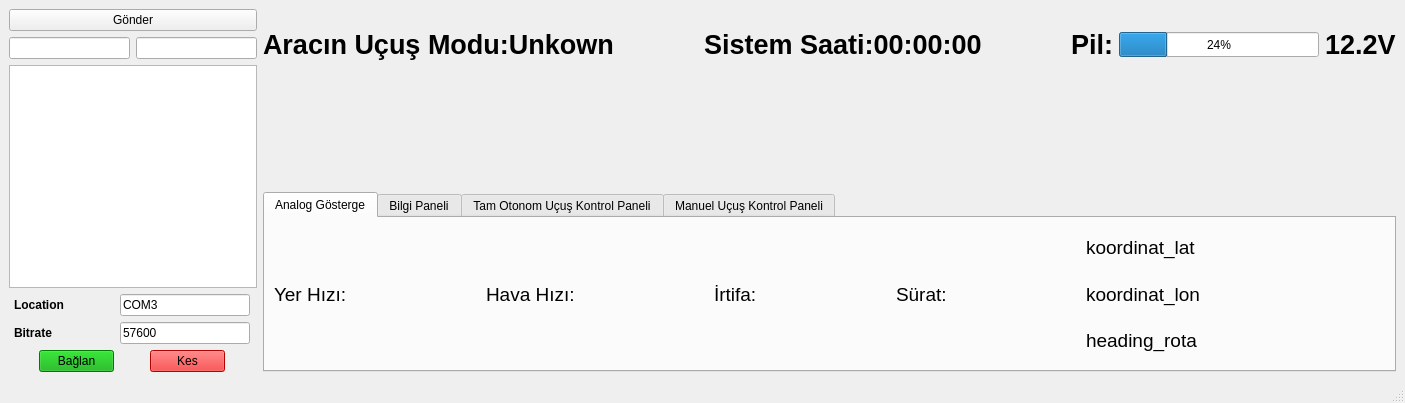
<?xml version="1.0" encoding="UTF-8"?>
<ui version="4.0">
 <class>MainWindow</class>
 <widget class="QMainWindow" name="MainWindow">
  <property name="geometry">
   <rect>
    <x>0</x>
    <y>0</y>
    <width>1405</width>
    <height>403</height>
   </rect>
  </property>
  <property name="windowTitle">
   <string>MainWindow</string>
  </property>
  <property name="styleSheet">
   <string notr="true"/>
  </property>
  <widget class="QWidget" name="main_widget">
   <property name="enabled">
    <bool>true</bool>
   </property>
   <layout class="QVBoxLayout" name="verticalLayout_5">
    <item>
     <layout class="QHBoxLayout" name="horizontalLayout_7">
      <item>
       <layout class="QVBoxLayout" name="verticalLayout_3">
        <item>
         <widget class="QPushButton" name="pushButton_5">
          <property name="maximumSize">
           <size>
            <width>300</width>
            <height>16777215</height>
           </size>
          </property>
          <property name="text">
           <string>Gönder</string>
          </property>
         </widget>
        </item>
        <item>
         <layout class="QHBoxLayout" name="horizontalLayout_21">
          <item>
           <widget class="QLineEdit" name="lineEdit">
            <property name="maximumSize">
             <size>
              <width>300</width>
              <height>16777215</height>
             </size>
            </property>
           </widget>
          </item>
          <item>
           <widget class="QLineEdit" name="lineEdit_2">
            <property name="maximumSize">
             <size>
              <width>300</width>
              <height>16777215</height>
             </size>
            </property>
           </widget>
          </item>
         </layout>
        </item>
        <item>
         <widget class="QListWidget" name="listWidget">
          <property name="minimumSize">
           <size>
            <width>150</width>
            <height>0</height>
           </size>
          </property>
         </widget>
        </item>
        <item>
         <layout class="QVBoxLayout" name="verticalLayout_6">
          <item>
           <layout class="QHBoxLayout" name="horizontalLayout_16">
            <item>
             <widget class="QLabel" name="label_8">
              <property name="minimumSize">
               <size>
                <width>95</width>
                <height>0</height>
               </size>
              </property>
              <property name="maximumSize">
               <size>
                <width>95</width>
                <height>16777215</height>
               </size>
              </property>
              <property name="font">
               <font>
                <weight>75</weight>
                <bold>true</bold>
               </font>
              </property>
              <property name="text">
               <string>Location</string>
              </property>
             </widget>
            </item>
            <item>
             <widget class="QLineEdit" name="lineEdit_9">
              <property name="minimumSize">
               <size>
                <width>130</width>
                <height>0</height>
               </size>
              </property>
              <property name="maximumSize">
               <size>
                <width>130</width>
                <height>16777215</height>
               </size>
              </property>
              <property name="text">
               <string>COM3</string>
              </property>
             </widget>
            </item>
           </layout>
          </item>
          <item>
           <layout class="QHBoxLayout" name="horizontalLayout_17">
            <item>
             <widget class="QLabel" name="label_9">
              <property name="minimumSize">
               <size>
                <width>95</width>
                <height>0</height>
               </size>
              </property>
              <property name="maximumSize">
               <size>
                <width>95</width>
                <height>16777215</height>
               </size>
              </property>
              <property name="font">
               <font>
                <weight>75</weight>
                <bold>true</bold>
               </font>
              </property>
              <property name="text">
               <string>Bitrate</string>
              </property>
             </widget>
            </item>
            <item>
             <widget class="QLineEdit" name="lineEdit_10">
              <property name="minimumSize">
               <size>
                <width>130</width>
                <height>0</height>
               </size>
              </property>
              <property name="maximumSize">
               <size>
                <width>130</width>
                <height>16777215</height>
               </size>
              </property>
              <property name="text">
               <string>57600</string>
              </property>
             </widget>
            </item>
           </layout>
          </item>
          <item>
           <layout class="QHBoxLayout" name="horizontalLayout_20">
            <item>
             <widget class="QPushButton" name="baglan_button">
              <property name="minimumSize">
               <size>
                <width>75</width>
                <height>0</height>
               </size>
              </property>
              <property name="maximumSize">
               <size>
                <width>75</width>
                <height>16777215</height>
               </size>
              </property>
              <property name="styleSheet">
               <string notr="true">background-color: rgb(0, 170, 0);</string>
              </property>
              <property name="text">
               <string>Bağlan</string>
              </property>
             </widget>
            </item>
            <item>
             <widget class="QPushButton" name="kes_button">
              <property name="minimumSize">
               <size>
                <width>75</width>
                <height>0</height>
               </size>
              </property>
              <property name="maximumSize">
               <size>
                <width>75</width>
                <height>16777215</height>
               </size>
              </property>
              <property name="styleSheet">
               <string notr="true">background-color: rgb(255, 0, 0);</string>
              </property>
              <property name="text">
               <string>Kes</string>
              </property>
             </widget>
            </item>
           </layout>
          </item>
         </layout>
        </item>
       </layout>
      </item>
      <item>
       <layout class="QVBoxLayout" name="verticalLayout_2">
        <item>
         <layout class="QHBoxLayout" name="horizontalLayout_5">
          <item>
           <widget class="QLabel" name="ucus_modu_label">
            <property name="minimumSize">
             <size>
              <width>0</width>
              <height>45</height>
             </size>
            </property>
            <property name="font">
             <font>
              <pointsize>20</pointsize>
              <weight>75</weight>
              <bold>true</bold>
             </font>
            </property>
            <property name="text">
             <string>Aracın Uçuş Modu:Unkown</string>
            </property>
           </widget>
          </item>
          <item>
           <spacer name="horizontalSpacer_4">
            <property name="orientation">
             <enum>Qt::Horizontal</enum>
            </property>
            <property name="sizeHint" stdset="0">
             <size>
              <width>40</width>
              <height>20</height>
             </size>
            </property>
           </spacer>
          </item>
          <item>
           <widget class="QLabel" name="ui_time_label">
            <property name="minimumSize">
             <size>
              <width>0</width>
              <height>45</height>
             </size>
            </property>
            <property name="font">
             <font>
              <pointsize>20</pointsize>
              <weight>75</weight>
              <bold>true</bold>
             </font>
            </property>
            <property name="text">
             <string>Sistem Saati:00:00:00</string>
            </property>
           </widget>
          </item>
          <item>
           <spacer name="horizontalSpacer_3">
            <property name="orientation">
             <enum>Qt::Horizontal</enum>
            </property>
            <property name="sizeHint" stdset="0">
             <size>
              <width>40</width>
              <height>20</height>
             </size>
            </property>
           </spacer>
          </item>
          <item>
           <widget class="QLabel" name="label_7">
            <property name="font">
             <font>
              <pointsize>20</pointsize>
              <weight>75</weight>
              <bold>true</bold>
             </font>
            </property>
            <property name="text">
             <string>Pil:</string>
            </property>
           </widget>
          </item>
          <item>
           <widget class="QProgressBar" name="pil_seviyesi_pbar">
            <property name="minimumSize">
             <size>
              <width>200</width>
              <height>25</height>
             </size>
            </property>
            <property name="value">
             <number>24</number>
            </property>
           </widget>
          </item>
          <item>
           <widget class="QLabel" name="pil_voltaji_label">
            <property name="font">
             <font>
              <pointsize>20</pointsize>
              <weight>75</weight>
              <bold>true</bold>
             </font>
            </property>
            <property name="text">
             <string>12.2V</string>
            </property>
           </widget>
          </item>
         </layout>
        </item>
        <item>
         <layout class="QHBoxLayout" name="horizontalLayout">
          <item>
           <widget class="QLabel" name="image_label">
            <property name="minimumSize">
             <size>
              <width>100</width>
              <height>100</height>
             </size>
            </property>
            <property name="text">
             <string/>
            </property>
           </widget>
          </item>
          <item>
           <layout class="QHBoxLayout" name="layout_map"/>
          </item>
         </layout>
        </item>
        <item>
         <widget class="QTabWidget" name="tabWidget">
          <property name="minimumSize">
           <size>
            <width>0</width>
            <height>175</height>
           </size>
          </property>
          <property name="maximumSize">
           <size>
            <width>16777215</width>
            <height>180</height>
           </size>
          </property>
          <property name="mouseTracking">
           <bool>false</bool>
          </property>
          <property name="currentIndex">
           <number>0</number>
          </property>
          <widget class="QWidget" name="tab_4">
           <attribute name="title">
            <string>Analog Gösterge</string>
           </attribute>
           <layout class="QHBoxLayout" name="horizontalLayout_11">
            <item>
             <layout class="QHBoxLayout" name="horizontalLayout_10">
              <item>
               <layout class="QHBoxLayout" name="horizontalLayout_13">
                <item>
                 <widget class="QLabel" name="yer_hizi_label">
                  <property name="minimumSize">
                   <size>
                    <width>0</width>
                    <height>0</height>
                   </size>
                  </property>
                  <property name="maximumSize">
                   <size>
                    <width>90</width>
                    <height>16777215</height>
                   </size>
                  </property>
                  <property name="font">
                   <font>
                    <pointsize>14</pointsize>
                    <weight>50</weight>
                    <bold>false</bold>
                   </font>
                  </property>
                  <property name="contextMenuPolicy">
                   <enum>Qt::DefaultContextMenu</enum>
                  </property>
                  <property name="acceptDrops">
                   <bool>false</bool>
                  </property>
                  <property name="layoutDirection">
                   <enum>Qt::LeftToRight</enum>
                  </property>
                  <property name="autoFillBackground">
                   <bool>false</bool>
                  </property>
                  <property name="text">
                   <string>Yer Hızı:</string>
                  </property>
                  <property name="textFormat">
                   <enum>Qt::AutoText</enum>
                  </property>
                  <property name="wordWrap">
                   <bool>false</bool>
                  </property>
                  <property name="margin">
                   <number>0</number>
                  </property>
                 </widget>
                </item>
                <item>
                 <widget class="AnalogGaugeWidget" name="gauge_1" native="true">
                  <property name="minimumSize">
                   <size>
                    <width>127</width>
                    <height>0</height>
                   </size>
                  </property>
                 </widget>
                </item>
               </layout>
              </item>
              <item>
               <layout class="QHBoxLayout" name="horizontalLayout_15">
                <item>
                 <widget class="QLabel" name="yer_hizi_label_3">
                  <property name="minimumSize">
                   <size>
                    <width>0</width>
                    <height>0</height>
                   </size>
                  </property>
                  <property name="maximumSize">
                   <size>
                    <width>90</width>
                    <height>16777215</height>
                   </size>
                  </property>
                  <property name="font">
                   <font>
                    <pointsize>14</pointsize>
                    <weight>50</weight>
                    <bold>false</bold>
                   </font>
                  </property>
                  <property name="contextMenuPolicy">
                   <enum>Qt::DefaultContextMenu</enum>
                  </property>
                  <property name="acceptDrops">
                   <bool>false</bool>
                  </property>
                  <property name="layoutDirection">
                   <enum>Qt::LeftToRight</enum>
                  </property>
                  <property name="autoFillBackground">
                   <bool>false</bool>
                  </property>
                  <property name="text">
                   <string>Hava Hızı:</string>
                  </property>
                  <property name="textFormat">
                   <enum>Qt::AutoText</enum>
                  </property>
                  <property name="wordWrap">
                   <bool>false</bool>
                  </property>
                  <property name="margin">
                   <number>0</number>
                  </property>
                 </widget>
                </item>
                <item>
                 <widget class="AnalogGaugeWidget" name="gauge_2" native="true">
                  <property name="minimumSize">
                   <size>
                    <width>127</width>
                    <height>0</height>
                   </size>
                  </property>
                 </widget>
                </item>
               </layout>
              </item>
              <item>
               <layout class="QHBoxLayout" name="horizontalLayout_14">
                <item>
                 <widget class="QLabel" name="yer_hizi_label_2">
                  <property name="minimumSize">
                   <size>
                    <width>0</width>
                    <height>0</height>
                   </size>
                  </property>
                  <property name="maximumSize">
                   <size>
                    <width>90</width>
                    <height>16777215</height>
                   </size>
                  </property>
                  <property name="font">
                   <font>
                    <pointsize>14</pointsize>
                    <weight>50</weight>
                    <bold>false</bold>
                   </font>
                  </property>
                  <property name="contextMenuPolicy">
                   <enum>Qt::DefaultContextMenu</enum>
                  </property>
                  <property name="acceptDrops">
                   <bool>false</bool>
                  </property>
                  <property name="layoutDirection">
                   <enum>Qt::LeftToRight</enum>
                  </property>
                  <property name="autoFillBackground">
                   <bool>false</bool>
                  </property>
                  <property name="text">
                   <string>İrtifa:</string>
                  </property>
                  <property name="textFormat">
                   <enum>Qt::AutoText</enum>
                  </property>
                  <property name="wordWrap">
                   <bool>false</bool>
                  </property>
                  <property name="margin">
                   <number>0</number>
                  </property>
                 </widget>
                </item>
                <item>
                 <widget class="AnalogGaugeWidget" name="gauge_3" native="true">
                  <property name="minimumSize">
                   <size>
                    <width>127</width>
                    <height>0</height>
                   </size>
                  </property>
                 </widget>
                </item>
               </layout>
              </item>
              <item>
               <layout class="QHBoxLayout" name="horizontalLayout_18">
                <item>
                 <widget class="QLabel" name="yer_hizi_label_4">
                  <property name="minimumSize">
                   <size>
                    <width>0</width>
                    <height>0</height>
                   </size>
                  </property>
                  <property name="maximumSize">
                   <size>
                    <width>90</width>
                    <height>16777215</height>
                   </size>
                  </property>
                  <property name="font">
                   <font>
                    <pointsize>14</pointsize>
                    <weight>50</weight>
                    <bold>false</bold>
                   </font>
                  </property>
                  <property name="contextMenuPolicy">
                   <enum>Qt::DefaultContextMenu</enum>
                  </property>
                  <property name="acceptDrops">
                   <bool>false</bool>
                  </property>
                  <property name="layoutDirection">
                   <enum>Qt::LeftToRight</enum>
                  </property>
                  <property name="autoFillBackground">
                   <bool>false</bool>
                  </property>
                  <property name="text">
                   <string>Sürat:</string>
                  </property>
                  <property name="textFormat">
                   <enum>Qt::AutoText</enum>
                  </property>
                  <property name="wordWrap">
                   <bool>false</bool>
                  </property>
                  <property name="margin">
                   <number>0</number>
                  </property>
                 </widget>
                </item>
                <item>
                 <widget class="AnalogGaugeWidget" name="gauge_4" native="true">
                  <property name="minimumSize">
                   <size>
                    <width>127</width>
                    <height>0</height>
                   </size>
                  </property>
                 </widget>
                </item>
               </layout>
              </item>
              <item>
               <layout class="QVBoxLayout" name="verticalLayout_7">
                <item>
                 <widget class="QLabel" name="coordinate_lat_label">
                  <property name="minimumSize">
                   <size>
                    <width>250</width>
                    <height>0</height>
                   </size>
                  </property>
                  <property name="maximumSize">
                   <size>
                    <width>190</width>
                    <height>16777215</height>
                   </size>
                  </property>
                  <property name="font">
                   <font>
                    <pointsize>14</pointsize>
                    <weight>50</weight>
                    <bold>false</bold>
                   </font>
                  </property>
                  <property name="text">
                   <string>koordinat_lat</string>
                  </property>
                 </widget>
                </item>
                <item>
                 <widget class="QLabel" name="coordinate_lon_label">
                  <property name="minimumSize">
                   <size>
                    <width>250</width>
                    <height>0</height>
                   </size>
                  </property>
                  <property name="maximumSize">
                   <size>
                    <width>190</width>
                    <height>16777215</height>
                   </size>
                  </property>
                  <property name="font">
                   <font>
                    <pointsize>14</pointsize>
                    <weight>50</weight>
                    <bold>false</bold>
                   </font>
                  </property>
                  <property name="text">
                   <string>koordinat_lon</string>
                  </property>
                 </widget>
                </item>
                <item>
                 <widget class="QLabel" name="heading_label">
                  <property name="minimumSize">
                   <size>
                    <width>250</width>
                    <height>0</height>
                   </size>
                  </property>
                  <property name="maximumSize">
                   <size>
                    <width>190</width>
                    <height>16777215</height>
                   </size>
                  </property>
                  <property name="font">
                   <font>
                    <pointsize>14</pointsize>
                    <weight>50</weight>
                    <bold>false</bold>
                   </font>
                  </property>
                  <property name="text">
                   <string>heading_rota</string>
                  </property>
                 </widget>
                </item>
               </layout>
              </item>
              <item>
               <spacer name="horizontalSpacer_2">
                <property name="orientation">
                 <enum>Qt::Horizontal</enum>
                </property>
                <property name="sizeHint" stdset="0">
                 <size>
                  <width>57</width>
                  <height>129</height>
                 </size>
                </property>
               </spacer>
              </item>
             </layout>
            </item>
           </layout>
          </widget>
          <widget class="QWidget" name="tab">
           <attribute name="title">
            <string>Bilgi Paneli</string>
           </attribute>
           <layout class="QHBoxLayout" name="horizontalLayout_19">
            <item>
             <layout class="QVBoxLayout" name="verticalLayout_8">
              <item>
               <widget class="QLabel" name="heartbeat_label">
                <property name="minimumSize">
                 <size>
                  <width>190</width>
                  <height>0</height>
                 </size>
                </property>
                <property name="maximumSize">
                 <size>
                  <width>190</width>
                  <height>16777215</height>
                 </size>
                </property>
                <property name="font">
                 <font>
                  <pointsize>14</pointsize>
                  <weight>50</weight>
                  <bold>false</bold>
                 </font>
                </property>
                <property name="text">
                 <string>last_heartbeat</string>
                </property>
               </widget>
              </item>
              <item>
               <widget class="QLabel" name="telemetri_range_label">
                <property name="minimumSize">
                 <size>
                  <width>190</width>
                  <height>0</height>
                 </size>
                </property>
                <property name="maximumSize">
                 <size>
                  <width>190</width>
                  <height>16777215</height>
                 </size>
                </property>
                <property name="font">
                 <font>
                  <pointsize>14</pointsize>
                  <weight>50</weight>
                  <bold>false</bold>
                 </font>
                </property>
                <property name="text">
                 <string>telemetrimenzil</string>
                </property>
               </widget>
              </item>
              <item>
               <widget class="QLabel" name="telemetri_volt_label">
                <property name="minimumSize">
                 <size>
                  <width>190</width>
                  <height>0</height>
                 </size>
                </property>
                <property name="maximumSize">
                 <size>
                  <width>190</width>
                  <height>16777215</height>
                 </size>
                </property>
                <property name="font">
                 <font>
                  <pointsize>14</pointsize>
                  <weight>50</weight>
                  <bold>false</bold>
                 </font>
                </property>
                <property name="text">
                 <string>telemetri voltaj</string>
                </property>
               </widget>
              </item>
             </layout>
            </item>
            <item>
             <spacer name="horizontalSpacer_6">
              <property name="orientation">
               <enum>Qt::Horizontal</enum>
              </property>
              <property name="sizeHint" stdset="0">
               <size>
                <width>905</width>
                <height>20</height>
               </size>
              </property>
             </spacer>
            </item>
           </layout>
          </widget>
          <widget class="QWidget" name="kontrol_paneli">
           <attribute name="title">
            <string>Tam Otonom Uçuş Kontrol Paneli</string>
           </attribute>
           <layout class="QHBoxLayout" name="horizontalLayout_12">
            <item>
             <layout class="QHBoxLayout" name="horizontalLayout_9">
              <item>
               <layout class="QVBoxLayout" name="verticalLayout">
                <item>
                 <layout class="QHBoxLayout" name="horizontalLayout_4">
                  <item>
                   <widget class="QLabel" name="label_4">
                    <property name="maximumSize">
                     <size>
                      <width>140</width>
                      <height>16777215</height>
                     </size>
                    </property>
                    <property name="font">
                     <font>
                      <pointsize>8</pointsize>
                      <weight>75</weight>
                      <bold>true</bold>
                     </font>
                    </property>
                    <property name="text">
                     <string>Koordinat Gönder</string>
                    </property>
                   </widget>
                  </item>
                  <item>
                   <widget class="QLineEdit" name="lineEdit_8">
                    <property name="maximumSize">
                     <size>
                      <width>65</width>
                      <height>16777215</height>
                     </size>
                    </property>
                   </widget>
                  </item>
                  <item>
                   <widget class="QLineEdit" name="lineEdit_5">
                    <property name="maximumSize">
                     <size>
                      <width>65</width>
                      <height>16777215</height>
                     </size>
                    </property>
                   </widget>
                  </item>
                  <item>
                   <widget class="QPushButton" name="pushButton_3">
                    <property name="maximumSize">
                     <size>
                      <width>75</width>
                      <height>16777215</height>
                     </size>
                    </property>
                    <property name="text">
                     <string>Gönder</string>
                    </property>
                   </widget>
                  </item>
                 </layout>
                </item>
                <item>
                 <layout class="QHBoxLayout" name="horizontalLayout_2">
                  <item>
                   <widget class="QLabel" name="label_2">
                    <property name="maximumSize">
                     <size>
                      <width>140</width>
                      <height>16777215</height>
                     </size>
                    </property>
                    <property name="font">
                     <font>
                      <weight>75</weight>
                      <bold>true</bold>
                     </font>
                    </property>
                    <property name="text">
                     <string>Hız Degeri Gönder</string>
                    </property>
                   </widget>
                  </item>
                  <item>
                   <widget class="QLineEdit" name="lineEdit_3">
                    <property name="maximumSize">
                     <size>
                      <width>136</width>
                      <height>16777215</height>
                     </size>
                    </property>
                   </widget>
                  </item>
                  <item>
                   <widget class="QPushButton" name="pushButton">
                    <property name="maximumSize">
                     <size>
                      <width>75</width>
                      <height>16777215</height>
                     </size>
                    </property>
                    <property name="text">
                     <string>Gönder</string>
                    </property>
                   </widget>
                  </item>
                 </layout>
                </item>
                <item>
                 <layout class="QHBoxLayout" name="horizontalLayout_3">
                  <item>
                   <widget class="QLabel" name="label_3">
                    <property name="maximumSize">
                     <size>
                      <width>140</width>
                      <height>16777215</height>
                     </size>
                    </property>
                    <property name="font">
                     <font>
                      <weight>75</weight>
                      <bold>true</bold>
                     </font>
                    </property>
                    <property name="text">
                     <string>İrtifa</string>
                    </property>
                   </widget>
                  </item>
                  <item>
                   <widget class="QLineEdit" name="lineEdit_4">
                    <property name="maximumSize">
                     <size>
                      <width>136</width>
                      <height>16777215</height>
                     </size>
                    </property>
                   </widget>
                  </item>
                  <item>
                   <widget class="QPushButton" name="pushButton_2">
                    <property name="maximumSize">
                     <size>
                      <width>75</width>
                      <height>16777215</height>
                     </size>
                    </property>
                    <property name="text">
                     <string>Gönder</string>
                    </property>
                   </widget>
                  </item>
                 </layout>
                </item>
               </layout>
              </item>
              <item>
               <layout class="QVBoxLayout" name="verticalLayout_4">
                <item>
                 <layout class="QHBoxLayout" name="horizontalLayout_6">
                  <item>
                   <widget class="QLabel" name="label_6">
                    <property name="maximumSize">
                     <size>
                      <width>140</width>
                      <height>16777215</height>
                     </size>
                    </property>
                    <property name="font">
                     <font>
                      <weight>75</weight>
                      <bold>true</bold>
                     </font>
                    </property>
                    <property name="text">
                     <string>Uçuş Modu</string>
                    </property>
                   </widget>
                  </item>
                  <item>
                   <widget class="QPushButton" name="pushButton_4">
                    <property name="minimumSize">
                     <size>
                      <width>75</width>
                      <height>23</height>
                     </size>
                    </property>
                    <property name="maximumSize">
                     <size>
                      <width>75</width>
                      <height>23</height>
                     </size>
                    </property>
                    <property name="text">
                     <string>Onayla</string>
                    </property>
                   </widget>
                  </item>
                 </layout>
                </item>
                <item>
                 <widget class="QRadioButton" name="radioButton_2">
                  <property name="maximumSize">
                   <size>
                    <width>140</width>
                    <height>16777215</height>
                   </size>
                  </property>
                  <property name="text">
                   <string>Otonom Kalkış</string>
                  </property>
                 </widget>
                </item>
                <item>
                 <widget class="QRadioButton" name="radioButton">
                  <property name="maximumSize">
                   <size>
                    <width>140</width>
                    <height>16777215</height>
                   </size>
                  </property>
                  <property name="text">
                   <string>Otonom İniş</string>
                  </property>
                 </widget>
                </item>
                <item>
                 <widget class="QRadioButton" name="radioButton_3">
                  <property name="maximumSize">
                   <size>
                    <width>140</width>
                    <height>16777215</height>
                   </size>
                  </property>
                  <property name="text">
                   <string>Bul ve Takip Et</string>
                  </property>
                 </widget>
                </item>
                <item>
                 <widget class="QRadioButton" name="radioButton_4">
                  <property name="maximumSize">
                   <size>
                    <width>140</width>
                    <height>16777215</height>
                   </size>
                  </property>
                  <property name="text">
                   <string>Kamikaze</string>
                  </property>
                 </widget>
                </item>
                <item>
                 <layout class="QHBoxLayout" name="horizontalLayout_8">
                  <item>
                   <widget class="QLineEdit" name="lineEdit_7">
                    <property name="maximumSize">
                     <size>
                      <width>66</width>
                      <height>16777215</height>
                     </size>
                    </property>
                   </widget>
                  </item>
                  <item>
                   <widget class="QLineEdit" name="lineEdit_6">
                    <property name="maximumSize">
                     <size>
                      <width>66</width>
                      <height>16777215</height>
                     </size>
                    </property>
                   </widget>
                  </item>
                 </layout>
                </item>
               </layout>
              </item>
              <item>
               <spacer name="horizontalSpacer">
                <property name="orientation">
                 <enum>Qt::Horizontal</enum>
                </property>
                <property name="sizeHint" stdset="0">
                 <size>
                  <width>40</width>
                  <height>20</height>
                 </size>
                </property>
               </spacer>
              </item>
             </layout>
            </item>
           </layout>
          </widget>
          <widget class="QWidget" name="tab_2">
           <attribute name="title">
            <string>Manuel Uçuş Kontrol Paneli</string>
           </attribute>
          </widget>
         </widget>
        </item>
       </layout>
      </item>
     </layout>
    </item>
   </layout>
  </widget>
  <widget class="QMenuBar" name="menubar">
   <property name="geometry">
    <rect>
     <x>0</x>
     <y>0</y>
     <width>1405</width>
     <height>21</height>
    </rect>
   </property>
  </widget>
  <widget class="QStatusBar" name="statusbar"/>
 </widget>
 <customwidgets>
  <customwidget>
   <class>AnalogGaugeWidget</class>
   <extends>QWidget</extends>
   <header location="global">AnalogGaugeWidget.h</header>
   <container>1</container>
   <slots>
    <signal>valueChanged(int)</signal>
    <slot>update_angle_offset(int)</slot>
    <slot>update_value(int)</slot>
    <slot>update_value2(int)</slot>
    <slot>set_start_scale_angle(int)</slot>
    <slot>set_total_scale_angle_size(int)</slot>
    <slot>set_MinValue(int)</slot>
    <slot>set_MaxValue(int)</slot>
    <slot>set_NeedleColor(int)</slot>
    <slot>set_scala_main_count(int)</slot>
   </slots>
  </customwidget>
 </customwidgets>
 <tabstops>
  <tabstop>tabWidget</tabstop>
  <tabstop>pushButton</tabstop>
  <tabstop>lineEdit_3</tabstop>
  <tabstop>lineEdit_4</tabstop>
  <tabstop>pushButton_2</tabstop>
  <tabstop>lineEdit_5</tabstop>
  <tabstop>pushButton_3</tabstop>
  <tabstop>pushButton_4</tabstop>
  <tabstop>radioButton</tabstop>
  <tabstop>radioButton_2</tabstop>
  <tabstop>radioButton_3</tabstop>
  <tabstop>radioButton_4</tabstop>
  <tabstop>lineEdit_6</tabstop>
  <tabstop>lineEdit_7</tabstop>
  <tabstop>lineEdit_8</tabstop>
 </tabstops>
 <resources/>
 <connections/>
</ui>
